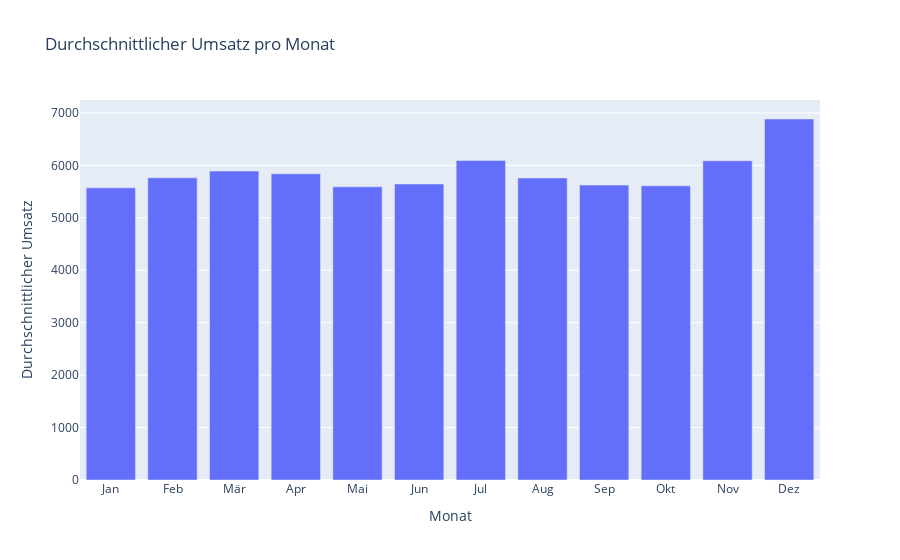

Here is the notebook cell this chart was saved with:
### Markdown cell above
- Die Analyse der durchschnittlichen täglichen Verkäufe zeigt, dass der Beginn der Woche, insbesondere der Montag, für die Supermarktkette am umsatzstärksten ist, während die Verkaufszahlen gegen das Wochenende hin tendenziell abnehmen. 
- Auffallend ist der deutliche Einbruch der Verkaufszahlen am Sonntag, was darauf hindeutet, dass die meisten Filialen entweder geschlossen sind oder nur sehr begrenzt operieren.

### Code cell
average_sales_per_month = train_df.groupby('Month')['Sales'].mean().reset_index()

fig = px.bar(average_sales_per_month, x='Month', y='Sales',
             labels={'Month': 'Monat', 'Sales': 'Durchschnittlicher Umsatz'},
             title='Durchschnittlicher Umsatz pro Monat')
fig.update_xaxes(tickmode='array', tickvals=list(range(1, 13)),
                 ticktext=['Jan', 'Feb', 'Mär', 'Apr', 'Mai', 'Jun', 'Jul', 'Aug', 'Sep', 'Okt', 'Nov', 'Dez'])
fig.show()

### Figure 1 — Plotly figure (JSON) as saved in the notebook; plotly's stock layout.template omitted (floating-point values rounded to 4 significant figures)
{"data": [{"alignmentgroup": "True", "hovertemplate": "Monat=%{x}<br>Durchschnittlicher Umsatz=%{y}<extra></extra>", "legendgroup": "", "marker": {"color": "#636efa", "pattern": {"shape": ""}}, "name": "", "offsetgroup": "", "orientation": "v", "showlegend": false, "textposition": "auto", "type": "bar", "x": [1, 2, 3, 4, 5, 6, 7, 8, 9, 10, 11, 12], "xaxis": "x", "y": [5570.0, 5761.0, 5891.0, 5838.0, 5590.0, 5644.0, 6091.0, 5760.0, 5623.0, 5609.0, 6087.0, 6883.0], "yaxis": "y"}], "layout": {"barmode": "relative", "legend": {"tracegroupgap": 0}, "title": {"text": "Durchschnittlicher Umsatz pro Monat"}, "xaxis": {"anchor": "y", "domain": [0, 1], "tickmode": "array", "ticktext": ["Jan", "Feb", "Mär", "Apr", "Mai", "Jun", "Jul", "Aug", "Sep", "Okt", "Nov", "Dez"], "tickvals": [1, 2, 3, 4, 5, 6, 7, 8, 9, 10, 11, 12], "title": {"text": "Monat"}}, "yaxis": {"anchor": "x", "domain": [0, 1], "title": {"text": "Durchschnittlicher Umsatz"}}}}
